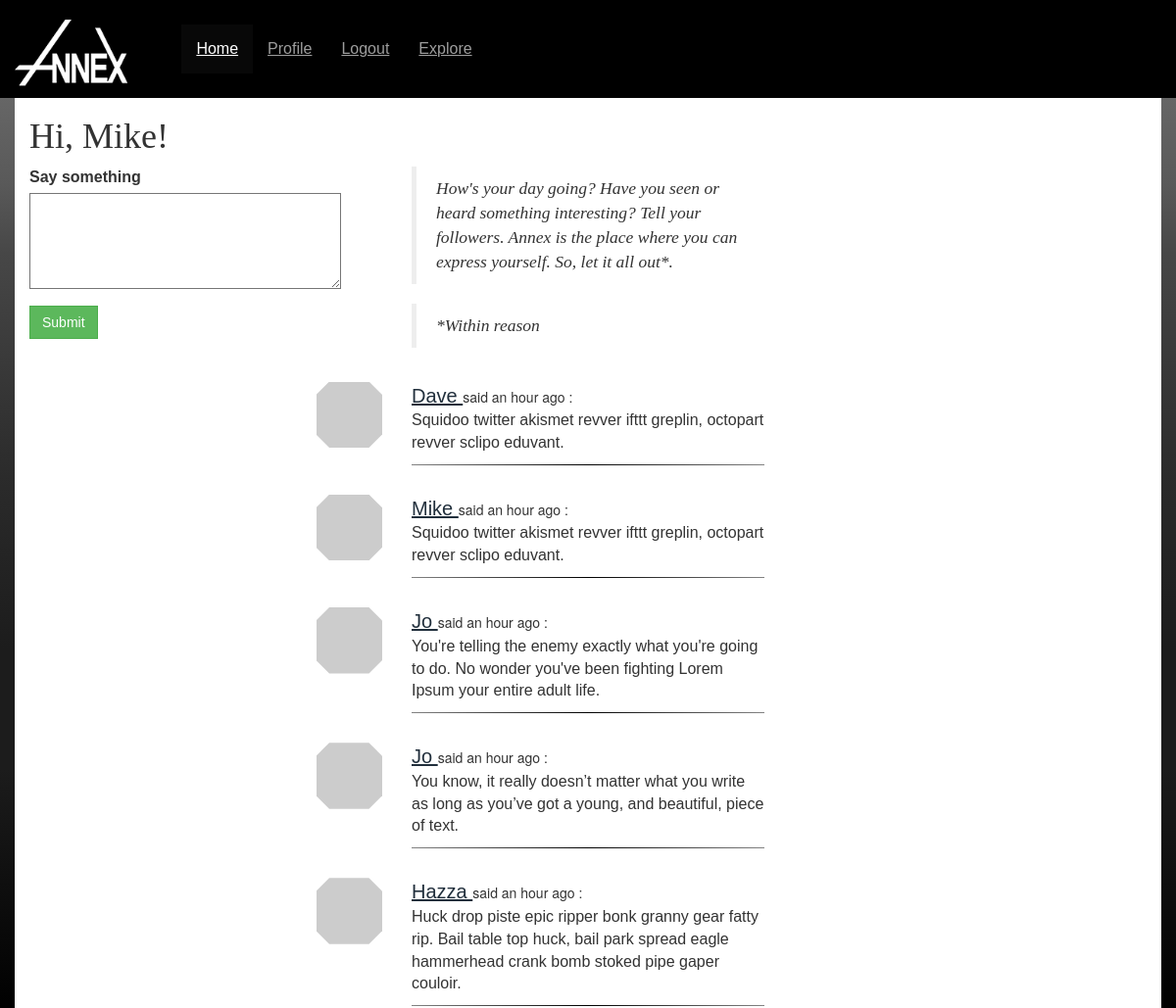
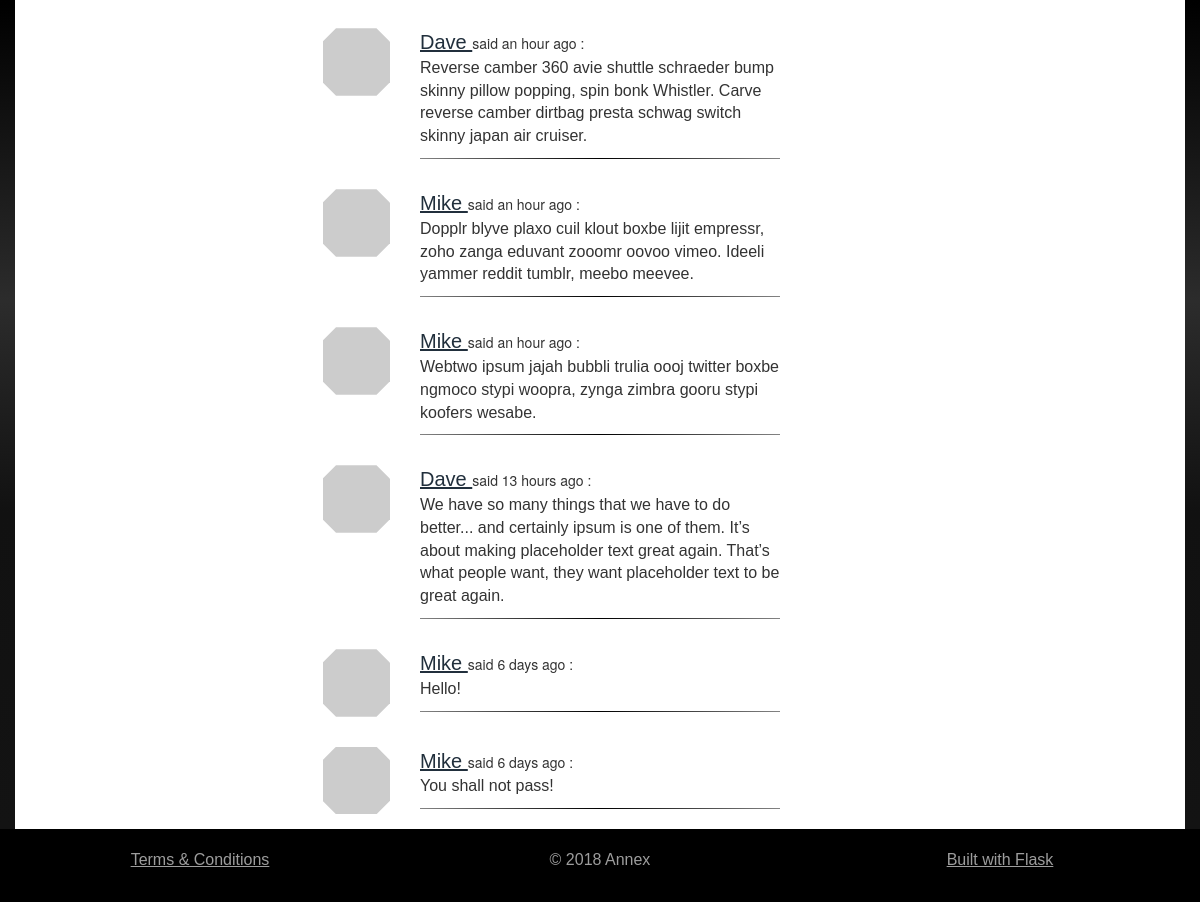
The page /index (signed in) on the database its author committed (2 pictures, top to bottom).
### app/models.py (models this page shows)
class User(UserMixin, db.Model):
	id = db.Column(db.Integer, primary_key=True)
	username = db.Column(db.String(64), index=True, unique=True)
	email = db.Column(db.String(120), index=True, unique=True)
	password_hash = db.Column(db.String(128))
	posts = db.relationship('Post', backref='author', lazy='dynamic')
	about_me = db.Column(db.String(140))
        last_seen = db.Column(db.DateTime, default=datetime.utcnow)
	followed = db.relationship(
	'User',
	secondary = followers,
	primaryjoin = (followers.c.follower_id == id),
	secondaryjoin = (followers.c.followed_id == id),
	backref = db.backref('followers', lazy='dynamic'),lazy='dynamic')
    	def __repr__(self):
        	return '<User {}>'.format(self.username)
	def set_password(self, password):
        	self.password_hash = generate_password_hash(password)
    	def check_password(self, password):
        	return check_password_hash(self.password_hash, password)
	def avatar(self, size):
	        digest = md5(self.email.lower().encode('utf-8')).hexdigest()
        	return 'https://www.gravatar.com/avatar/{}?d=identicon&s={}'.format(digest, size)
	def follow(self, user):
		if not self.is_following(user):
			self.followed.append(user)
	def unfollow(self, user):
		if self.is_following(user):
			self.followed.remove(user)
	def is_following(self, user):
		return self.followed.filter(
			followers.c.followed_id == user.id).count() > 0
	def followed_posts(self):
		followed = Post.query.join(
			followers, (followers.c.followed_id == Post.user_id)).filter(
				followers.c.follower_id == self.id)
		own = Post.query.filter_by(user_id=self.id)
		return followed.union(own).order_by(Post.timestamp.desc())

class Post(db.Model):
    	id = db.Column(db.Integer, primary_key=True)
    	body = db.Column(db.String(140))
    	timestamp = db.Column(db.DateTime, index=True, default=datetime.utcnow)
    	user_id = db.Column(db.Integer, db.ForeignKey('user.id'))

### app/routes.py (the view)
@app.route('/', methods=['GET', 'POST'])
@app.route('/index', methods=['GET', 'POST'])
@login_required
def index():
	form = PostForm()
	if form.validate_on_submit():
		post = Post(body=form.post.data, author=current_user)
		db.session.add(post)
		db.session.commit()
		flash('Your post is now live!')
		return redirect(url_for('index'))
	page = request.args.get('page', 1, type=int)
	posts = current_user.followed_posts().paginate(
		page, app.config['POSTS_PER_PAGE'], False)
	next_url = url_for('index', page=posts.next_num) \
		if posts.has_next else None
	prev_url = url_for('index', page=posts.prev_num) \
		if posts.has_prev else None
	return render_template('index.html', title='Home', form=form,
                           posts=posts.items, next_url=next_url,
                           prev_url=prev_url)

### app/forms.py
class PostForm(FlaskForm):
	post = TextAreaField('Say something', validators=[
		DataRequired(), Length(min=1, max=280)])
	submit = SubmitField('Submit')

### app/models.py (called while the page is built)
@login.user_loader
def load_user(id):
	return User.query.get(int(id))

### app/routes.py (called while the page is built)
@app.before_request
def before_request():
	if current_user.is_authenticated:
		current_user.last_seen = datetime.utcnow()
		db.session.commit()

### app/templates/index.html (shortened to what this page needs)
{% extends "base.html" %}
{% block head %}
	{{ super() }}
{% endblock %}
{% block content %}
<h1>Hi, {{ current_user.username }}!</h1>
	{% if form %}
<div class="row">
	<div class="col-md-4 offset-col-md-2">
    		<form action="" method="post">
			<div class="form-group">
        		<p>
            			{{ form.post.label }}<br>
            			{{ form.post(cols=32, rows=4) }}<br>
        		</p>
        		<p>{{ form.submit(class="btn btn-success") }}</p>
			</div>
	</div>
	<div class="col-md-4">
		<blockquote>How's your day going? Have you seen or heard something interesting? Tell your followers.
		Annex is the place where you can express yourself. So, let it all out*.</blockquote>
		<blockquote>*Within reason</blockquote>
	</div>
</div>
	{% endif %}
	{% for post in posts %}
        	{% include '_post.html' %}
    	{% endfor %}
</div>
</div>
{% endblock %}

### app/templates/base.html (shortened to what this page needs)
{% block head %}
<!DOCTYPE html>
	<html lang="en">
            <head>
                <link rel="stylesheet" href="{{ url_for ('static', filename='css/bootstrap.min.css')}}">
                <link rel="stylesheet" href="{{ url_for('static', filename='css/main.css')}}" type="text/css">
            </head>
{% endblock %}
<body>
<nav class="navbar navbar-inverse">
    <div class="navbar-header">
            <div class="logo">
                <a class="navbar-brand" href="{{ url_for('index') }}"><img id="logo" class="img-responsive" src="{{ url_for('static', filename='images/logo.png') }}" alt="Annex Logo"></a>
            </div>
    </div>
    <div class="collapse navbar-collapse" id="collapse">
        <ul class="nav navbar-nav">
            <li class="{% if title=='Home' %}active{% endif %}"><a href="{{ url_for('index') }}">Home</a></li>
	{% if current_user.is_anonymous %}
            <li class="{% if title=='Sign In' %}active{% endif %}"><a href="{{ url_for('login') }}">Sign In</a></li>
	{% else %}
            <li class="{% if title=='Profile' %}active{% endif %}"><a href="{{ url_for('user', username=current_user.username) }}">Profile</a></li>
            <li><a href="{{ url_for('logout') }}">Logout</a></li>
	{% endif %}
            <li class="{% if title=='Explore' %}active{% endif %}"><a href="{{ url_for('explore') }}">Explore</a></li>
        </ul>
    </div>
</nav>
<div class="wrapper">
<div class="container">
    {% block content %} {% endblock %}
	<div class="footer">
	<div class=" text-center">
        <div class="container" id="footerContainer">
            <div class="row">
                <div class="col-sm-4 terms">
                    <a href="{{ url_for('terms') }}">Terms &amp; Conditions</a>
                </div>
                <div class="col-sm-4 copy">
                    <p>&copy; {{ moment().format('YYYY') }} Annex</p>
                </div>
                <div class="col-sm-4 built">
                    <a href="http://flask.pocoo.org/">Built with Flask</a>
                </div>
            </div>
        </div>
	</div>
    </div>
</body>
</html>

### app/templates/_post.html
<div class="container-flex padPost">
	<div class="row">
            	<div class="col-md-1 col-md-offset-3">
			<img class="img-responsive profileImage" src="{{ post.author.avatar(85) }}">
		</div>
		<div class="col-md-4">
			<a class="userPost" href="{{ url_for('user', username=post.author.username) }}">{{ post.author.username }} </a>
			said {{ moment(post.timestamp).fromNow() }} : <p>{{ post.body }}</p>
			<div class="fadingLine">
			</div>
     		</div>
	</div>
</div>

### app/static/css/main.css (style rules this page uses)
h1, h2, h4, h5, h6 { font-family: "Palatino Linotype", "Book Antiqua", Palatino, serif }
h3, p, ol, ul, li, a { font-family: "Trebuchet MS", Helvetica, sans-serif !important; }
a { color: #9d9d9d; text-decoration: underline; }
div#footerContainer.container { background-color: #000000; width: 100%; padding-top: 20px; padding-bottom: 20px; }
.copy { color: #9d9d9d; }
div.wrapper { background: #4c4c4c; background: -moz-linear-gradient(top, #4c4c4c 0%, #666666 0%, #595959 5%, #474747 9%, #2b2b2b 22%, #1c1c1c 32%, #1c1c1c 32%, #1c1c1c 39%, #000000 53%, #000000 53%, #2c2c2c 70%, #2c2c2c 70%, #111111 82%, #131313 100%); background: -webkit-linear-gradient(top, #4c4c4c 0%,#666666 0%,#595959 5%,#474747 9%,#2b2b2b 22%,#1c1c1c 32%,#1c1c1c 32%,#1c1c1c 39%,#000000 53%,#000000 53%,#2c2c2c 70%,#2c2c2c 70%,#111111 82%,#131313 100%); background: linear-gradient(to bottom, #4c4c4c 0%,#666666 0%,#595959 5%,#474747 9%,#2b2b2b 22%,#1c1c1c 32%,#1c1c1c 32%,#1c1c1c 39%,#000000 53%,#000000 53%,#2c2c2c 70%,#2c2c2c 70%,#111111 82%,#131313 100%); filter: progid:DXImageTransform.Microsoft.gradient( startColorstr='#4c4c4c', endColorstr='#131313',GradientType=0 ); margin-top: -20px; }
* { border-radius: 0 !important; -moz-border-radius: 0 !important; }
div.container { background-color:#FFFFFF; margin-left: auto; margin-right: auto; }
blockquote { font-family: Times; font-style: italic; }
nav.navbar-inverse { border: none; box-shadow: none; background-color: #000000; font-size: 16px; padding: 25px 0 25px 0; text-align:center; }
nav.navbar.navbar-inverse { width: 100%; }
#logo { height:80px; width: auto; margin-top: -20px; padding-right: 150px; padding-right: 40px; }
ul { list-style-type: none; }
p, ul, ol, li, a { font-size: 16px; }
.profileImage { -webkit-clip-path: polygon(20% 0%, 80% 0%, 100% 20%, 100% 80%, 80% 100%, 20% 100%, 0% 80%, 0% 20%); clip-path: polygon(20% 0%, 80% 0%, 100% 20%, 100% 80%, 80% 100%, 20% 100%, 0% 80%, 0% 20%); }
.fadingLine { display:block; border:none; color:white; height:1px; background:black; background: -webkit-gradient(radial, 50% 50%, 0, 50% 50%, 350, from(#000), to(#fff)); }
a.userPost { font-size: 20px; color: #212f3c; font-family: "Trebuchet MS", Helvetica, sans-serif !important; }
.padPost { padding-top: 15px; padding-bottom: 15px; }

### rows shown on the page
User: username "Mike"
Post: author.username "Dave", timestamp "an hour ago", body "Squidoo twitter akismet revver ifttt greplin, octopart revver sclipo eduvant."
Post: author.username "Mike", timestamp "an hour ago", body "Squidoo twitter akismet revver ifttt greplin, octopart revver sclipo eduvant."
Post: author.username "Jo", timestamp "an hour ago", body "You're telling the enemy exactly what you're going to do. No wonder you've been fighting Lorem Ipsum your entire adult life."
Post: author.username "Jo", timestamp "an hour ago", body "You know, it really doesn’t matter what you write as long as you’ve got a young, and beautiful, piece of text."
Post: author.username "Hazza", timestamp "an hour ago", body "Huck drop piste epic ripper bonk granny gear fatty rip. Bail table top huck, bail park spread eagle hammerhead crank bomb stoked pipe gaper couloir."
Post: author.username "Dave", timestamp "an hour ago", body "Reverse camber 360 avie shuttle schraeder bump skinny pillow popping, spin bonk Whistler. Carve reverse camber dirtbag presta schwag switch skinny japan air cruiser."
Post: author.username "Mike", timestamp "an hour ago", body "Dopplr blyve plaxo cuil klout boxbe lijit empressr, zoho zanga eduvant zooomr oovoo vimeo. Ideeli yammer reddit tumblr, meebo meevee."
Post: author.username "Mike", timestamp "an hour ago", body "Webtwo ipsum jajah bubbli trulia oooj twitter boxbe ngmoco stypi woopra, zynga zimbra gooru stypi koofers wesabe."
Post: author.username "Dave", timestamp "13 hours ago", body "We have so many things that we have to do better... and certainly ipsum is one of them. It’s about making placeholder text great again. That’s what people want, they want placeholder text to be great again."
Post: author.username "Mike", timestamp "6 days ago", body "Hello!"
Post: author.username "Mike", timestamp "6 days ago", body "You shall not pass!"

### other values the page prints
{{ moment().format('YYYY') }} "2018"
